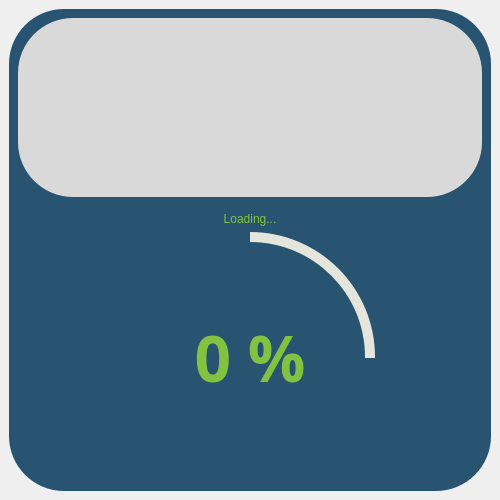
<?xml version="1.0" encoding="UTF-8"?>
<ui version="4.0">
 <class>SplashScreen</class>
 <widget class="QMainWindow" name="SplashScreen">
  <property name="geometry">
   <rect>
    <x>0</x>
    <y>0</y>
    <width>500</width>
    <height>500</height>
   </rect>
  </property>
  <property name="minimumSize">
   <size>
    <width>500</width>
    <height>500</height>
   </size>
  </property>
  <property name="maximumSize">
   <size>
    <width>500</width>
    <height>500</height>
   </size>
  </property>
  <property name="windowTitle">
   <string>MainWindow</string>
  </property>
  <widget class="QWidget" name="centralwidget">
   <layout class="QHBoxLayout" name="horizontalLayout">
    <item>
     <widget class="QFrame" name="base">
      <property name="styleSheet">
       <string notr="true">QFrame {
	background-color: #26495c;
	
	background-color: rgb(40, 84, 113);
	border-radius: 55px;
	border-color: rgb(129, 194, 65);
}</string>
      </property>
      <property name="frameShape">
       <enum>QFrame::StyledPanel</enum>
      </property>
      <property name="frameShadow">
       <enum>QFrame::Raised</enum>
      </property>
      <layout class="QVBoxLayout" name="verticalLayout">
       <item>
        <widget class="QFrame" name="frame_2">
         <property name="styleSheet">
          <string notr="true">image: url(:/pics/images/pics/custom_QP_logo.png);
background-color: rgb(217, 217, 217);
border-color: rgb(129, 194, 65);</string>
         </property>
         <property name="frameShape">
          <enum>QFrame::StyledPanel</enum>
         </property>
         <property name="frameShadow">
          <enum>QFrame::Raised</enum>
         </property>
         <property name="lineWidth">
          <number>11</number>
         </property>
         <layout class="QGridLayout" name="gridLayout_2"/>
        </widget>
       </item>
       <item>
        <widget class="QFrame" name="frame_3">
         <property name="frameShape">
          <enum>QFrame::StyledPanel</enum>
         </property>
         <property name="frameShadow">
          <enum>QFrame::Raised</enum>
         </property>
         <layout class="QGridLayout" name="gridLayout">
          <property name="bottomMargin">
           <number>0</number>
          </property>
          <item row="1" column="0">
           <widget class="QFrame" name="load_status_graphic">
            <property name="minimumSize">
             <size>
              <width>250</width>
              <height>250</height>
             </size>
            </property>
            <property name="maximumSize">
             <size>
              <width>250</width>
              <height>250</height>
             </size>
            </property>
            <property name="styleSheet">
             <string notr="true">QFrame {
	border-radius: 125px;
	background-color: qconicalgradient(cx:0.5, cy:0.5, angle:90, stop:0.748 rgba(0, 0, 0, 0), stop:0.75 rgba(229, 229, 220, 255));
	color: rgb(255, 255, 0);
}</string>
            </property>
            <property name="frameShape">
             <enum>QFrame::StyledPanel</enum>
            </property>
            <property name="frameShadow">
             <enum>QFrame::Raised</enum>
            </property>
            <layout class="QHBoxLayout" name="horizontalLayout_3">
             <property name="spacing">
              <number>0</number>
             </property>
             <property name="leftMargin">
              <number>0</number>
             </property>
             <property name="topMargin">
              <number>0</number>
             </property>
             <property name="rightMargin">
              <number>0</number>
             </property>
             <property name="bottomMargin">
              <number>0</number>
             </property>
             <item>
              <widget class="QFrame" name="frame">
               <property name="minimumSize">
                <size>
                 <width>230</width>
                 <height>230</height>
                </size>
               </property>
               <property name="maximumSize">
                <size>
                 <width>230</width>
                 <height>230</height>
                </size>
               </property>
               <property name="styleSheet">
                <string notr="true">QFrame {
	border-radius: 115px;
	background-color: #26495c;	
	background-color: rgb(40, 84, 113);
}</string>
               </property>
               <property name="frameShape">
                <enum>QFrame::StyledPanel</enum>
               </property>
               <property name="frameShadow">
                <enum>QFrame::Raised</enum>
               </property>
               <layout class="QHBoxLayout" name="horizontalLayout_4">
                <item>
                 <widget class="QLabel" name="label_splash_progress">
                  <property name="minimumSize">
                   <size>
                    <width>200</width>
                    <height>100</height>
                   </size>
                  </property>
                  <property name="maximumSize">
                   <size>
                    <width>200</width>
                    <height>100</height>
                   </size>
                  </property>
                  <property name="font">
                   <font>
                    <family>Product Sans</family>
                    <pointsize>48</pointsize>
                    <weight>75</weight>
                    <bold>true</bold>
                   </font>
                  </property>
                  <property name="styleSheet">
                   <string notr="true">QLabel {
	
	color: rgb(129, 194, 64);
}</string>
                  </property>
                  <property name="text">
                   <string>0 %</string>
                  </property>
                  <property name="alignment">
                   <set>Qt::AlignCenter</set>
                  </property>
                 </widget>
                </item>
               </layout>
              </widget>
             </item>
            </layout>
           </widget>
          </item>
          <item row="0" column="0">
           <widget class="QLabel" name="label_2">
            <property name="styleSheet">
             <string notr="true">font: 700 18pt &quot;Segoe UI&quot;;
color: rgb(129, 194, 64);</string>
            </property>
            <property name="text">
             <string>Loading...</string>
            </property>
            <property name="alignment">
             <set>Qt::AlignCenter</set>
            </property>
           </widget>
          </item>
         </layout>
        </widget>
       </item>
      </layout>
     </widget>
    </item>
   </layout>
  </widget>
 </widget>
 <resources>
  <include location="../../../resources.qrc"/>
 </resources>
 <connections/>
</ui>
